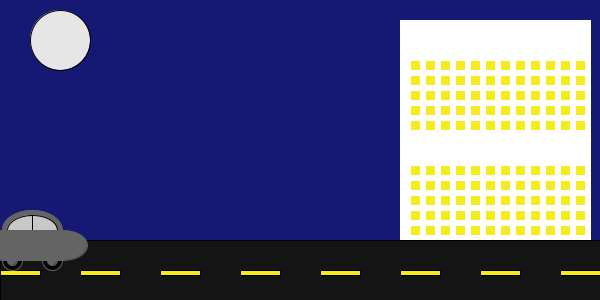
Frame 1 (no input)
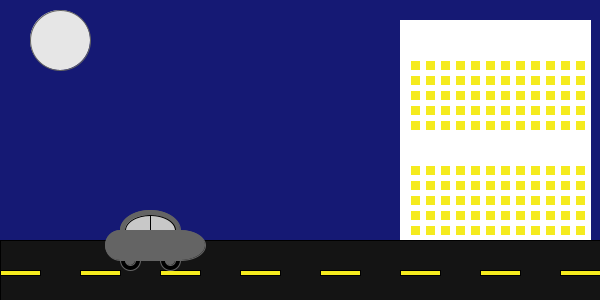
Frame 60 (the mouse pressed at the canvas centre just before this capture)
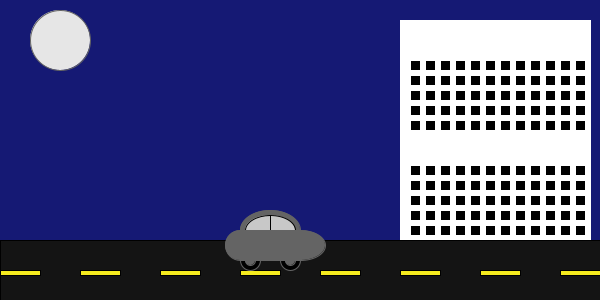
Frame 120 (the mouse held since frame 60 and released just before this capture)

The Processing sketch that drew these frames (run headless with seeded random() and noise(); from frame 60 on, the mouse is pressed at the canvas centre):

// Processing sketch: processing_104573
// ── processing_104573.pde

int px;
void setup() {
size(600,300);

px=0;
}

void draw() {
 
background(21,25,116);

//Lua

fill(230);
ellipse(60,40,60,60);
  
//Prédio
fill (255);
stroke(255);
rect(400,20,190,220);
 
{{
 fill(245,235,30);
int x;
int y;
for (y=60; y<240; y=y+15)
for (x=410; x<580; x=x+15)
rect(x,y,10,10);}

if(mousePressed) {
  fill(0);
int x;
int y;
for (y=60; y<240; y=y+15)
for (x=410; x<580; x=x+15)
rect(x,y,10,10);
}
}

fill(255);
rect(400,135,190,25);

//Rua
px++;
stroke(0);
fill(20);
rect(0,240,600,60);
fill(245,235,30);
for(int x=0; x<600; x=x+80)
rect(x,270,40,5);
//Carro

fill(100,100,100);
stroke(100,100,100);
px++;
ellipse (px+30,230,60,40);
fill(200);
stroke(0);
ellipse (px+30,230,50,30);
line(px+30,215,px+30,250);
fill(100,100,100);
stroke(100,100,100);
ellipse (px+60,245,50,30);
ellipse (px,245,30,30);
fill(0);
ellipse (px+10,260,20,20);
ellipse (px+50,260,20,20);
fill(100,100,100);
ellipse (px+10,260,10,10);
ellipse (px+50,260,10,10);
rect (px,230,60,30);


}
